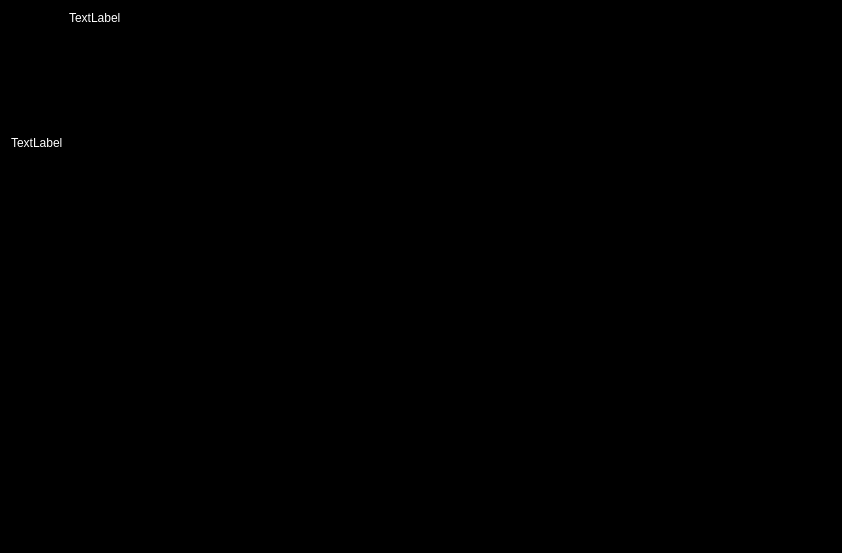
<?xml version="1.0" encoding="UTF-8"?>
<ui version="4.0">
 <class>BoardWindow</class>
 <widget class="QDialog" name="BoardWindow">
  <property name="geometry">
   <rect>
    <x>0</x>
    <y>0</y>
    <width>842</width>
    <height>553</height>
   </rect>
  </property>
  <property name="palette">
   <palette>
    <active>
     <colorrole role="WindowText">
      <brush brushstyle="SolidPattern">
       <color alpha="255">
        <red>255</red>
        <green>255</green>
        <blue>255</blue>
       </color>
      </brush>
     </colorrole>
     <colorrole role="Button">
      <brush brushstyle="SolidPattern">
       <color alpha="255">
        <red>0</red>
        <green>0</green>
        <blue>0</blue>
       </color>
      </brush>
     </colorrole>
     <colorrole role="Light">
      <brush brushstyle="SolidPattern">
       <color alpha="255">
        <red>0</red>
        <green>0</green>
        <blue>0</blue>
       </color>
      </brush>
     </colorrole>
     <colorrole role="Midlight">
      <brush brushstyle="SolidPattern">
       <color alpha="255">
        <red>0</red>
        <green>0</green>
        <blue>0</blue>
       </color>
      </brush>
     </colorrole>
     <colorrole role="Dark">
      <brush brushstyle="SolidPattern">
       <color alpha="255">
        <red>0</red>
        <green>0</green>
        <blue>0</blue>
       </color>
      </brush>
     </colorrole>
     <colorrole role="Mid">
      <brush brushstyle="SolidPattern">
       <color alpha="255">
        <red>0</red>
        <green>0</green>
        <blue>0</blue>
       </color>
      </brush>
     </colorrole>
     <colorrole role="Text">
      <brush brushstyle="SolidPattern">
       <color alpha="255">
        <red>255</red>
        <green>255</green>
        <blue>255</blue>
       </color>
      </brush>
     </colorrole>
     <colorrole role="ButtonText">
      <brush brushstyle="SolidPattern">
       <color alpha="255">
        <red>255</red>
        <green>255</green>
        <blue>255</blue>
       </color>
      </brush>
     </colorrole>
     <colorrole role="Base">
      <brush brushstyle="SolidPattern">
       <color alpha="255">
        <red>0</red>
        <green>0</green>
        <blue>0</blue>
       </color>
      </brush>
     </colorrole>
     <colorrole role="Window">
      <brush brushstyle="SolidPattern">
       <color alpha="255">
        <red>0</red>
        <green>0</green>
        <blue>0</blue>
       </color>
      </brush>
     </colorrole>
     <colorrole role="PlaceholderText">
      <brush brushstyle="SolidPattern">
       <color alpha="128">
        <red>255</red>
        <green>255</green>
        <blue>255</blue>
       </color>
      </brush>
     </colorrole>
    </active>
    <inactive>
     <colorrole role="WindowText">
      <brush brushstyle="SolidPattern">
       <color alpha="255">
        <red>255</red>
        <green>255</green>
        <blue>255</blue>
       </color>
      </brush>
     </colorrole>
     <colorrole role="Button">
      <brush brushstyle="SolidPattern">
       <color alpha="255">
        <red>0</red>
        <green>0</green>
        <blue>0</blue>
       </color>
      </brush>
     </colorrole>
     <colorrole role="Light">
      <brush brushstyle="SolidPattern">
       <color alpha="255">
        <red>0</red>
        <green>0</green>
        <blue>0</blue>
       </color>
      </brush>
     </colorrole>
     <colorrole role="Midlight">
      <brush brushstyle="SolidPattern">
       <color alpha="255">
        <red>0</red>
        <green>0</green>
        <blue>0</blue>
       </color>
      </brush>
     </colorrole>
     <colorrole role="Dark">
      <brush brushstyle="SolidPattern">
       <color alpha="255">
        <red>0</red>
        <green>0</green>
        <blue>0</blue>
       </color>
      </brush>
     </colorrole>
     <colorrole role="Mid">
      <brush brushstyle="SolidPattern">
       <color alpha="255">
        <red>0</red>
        <green>0</green>
        <blue>0</blue>
       </color>
      </brush>
     </colorrole>
     <colorrole role="Text">
      <brush brushstyle="SolidPattern">
       <color alpha="255">
        <red>255</red>
        <green>255</green>
        <blue>255</blue>
       </color>
      </brush>
     </colorrole>
     <colorrole role="ButtonText">
      <brush brushstyle="SolidPattern">
       <color alpha="255">
        <red>255</red>
        <green>255</green>
        <blue>255</blue>
       </color>
      </brush>
     </colorrole>
     <colorrole role="Base">
      <brush brushstyle="SolidPattern">
       <color alpha="255">
        <red>0</red>
        <green>0</green>
        <blue>0</blue>
       </color>
      </brush>
     </colorrole>
     <colorrole role="Window">
      <brush brushstyle="SolidPattern">
       <color alpha="255">
        <red>0</red>
        <green>0</green>
        <blue>0</blue>
       </color>
      </brush>
     </colorrole>
     <colorrole role="PlaceholderText">
      <brush brushstyle="SolidPattern">
       <color alpha="128">
        <red>255</red>
        <green>255</green>
        <blue>255</blue>
       </color>
      </brush>
     </colorrole>
    </inactive>
    <disabled>
     <colorrole role="WindowText">
      <brush brushstyle="SolidPattern">
       <color alpha="255">
        <red>0</red>
        <green>0</green>
        <blue>0</blue>
       </color>
      </brush>
     </colorrole>
     <colorrole role="Button">
      <brush brushstyle="SolidPattern">
       <color alpha="255">
        <red>0</red>
        <green>0</green>
        <blue>0</blue>
       </color>
      </brush>
     </colorrole>
     <colorrole role="Light">
      <brush brushstyle="SolidPattern">
       <color alpha="255">
        <red>0</red>
        <green>0</green>
        <blue>0</blue>
       </color>
      </brush>
     </colorrole>
     <colorrole role="Midlight">
      <brush brushstyle="SolidPattern">
       <color alpha="255">
        <red>0</red>
        <green>0</green>
        <blue>0</blue>
       </color>
      </brush>
     </colorrole>
     <colorrole role="Dark">
      <brush brushstyle="SolidPattern">
       <color alpha="255">
        <red>0</red>
        <green>0</green>
        <blue>0</blue>
       </color>
      </brush>
     </colorrole>
     <colorrole role="Mid">
      <brush brushstyle="SolidPattern">
       <color alpha="255">
        <red>0</red>
        <green>0</green>
        <blue>0</blue>
       </color>
      </brush>
     </colorrole>
     <colorrole role="Text">
      <brush brushstyle="SolidPattern">
       <color alpha="255">
        <red>0</red>
        <green>0</green>
        <blue>0</blue>
       </color>
      </brush>
     </colorrole>
     <colorrole role="ButtonText">
      <brush brushstyle="SolidPattern">
       <color alpha="255">
        <red>0</red>
        <green>0</green>
        <blue>0</blue>
       </color>
      </brush>
     </colorrole>
     <colorrole role="Base">
      <brush brushstyle="SolidPattern">
       <color alpha="255">
        <red>0</red>
        <green>0</green>
        <blue>0</blue>
       </color>
      </brush>
     </colorrole>
     <colorrole role="Window">
      <brush brushstyle="SolidPattern">
       <color alpha="255">
        <red>0</red>
        <green>0</green>
        <blue>0</blue>
       </color>
      </brush>
     </colorrole>
     <colorrole role="PlaceholderText">
      <brush brushstyle="SolidPattern">
       <color alpha="128">
        <red>255</red>
        <green>255</green>
        <blue>255</blue>
       </color>
      </brush>
     </colorrole>
    </disabled>
   </palette>
  </property>
  <property name="windowTitle">
   <string>Dialog</string>
  </property>
  <layout class="QVBoxLayout" name="verticalLayout_3">
   <item>
    <layout class="QHBoxLayout" name="horizontalLayout">
     <item>
      <layout class="QVBoxLayout" name="verticalLayout_4">
       <item>
        <widget class="QLabel" name="label_2">
         <property name="text">
          <string>TextLabel</string>
         </property>
        </widget>
       </item>
       <item>
        <widget class="QFrame" name="frame">
         <property name="frameShape">
          <enum>QFrame::StyledPanel</enum>
         </property>
         <property name="frameShadow">
          <enum>QFrame::Raised</enum>
         </property>
        </widget>
       </item>
      </layout>
     </item>
     <item>
      <layout class="QVBoxLayout" name="verticalLayout_5">
       <item>
        <widget class="QLabel" name="label">
         <property name="text">
          <string>TextLabel</string>
         </property>
        </widget>
       </item>
       <item>
        <widget class="QListView" name="listView"/>
       </item>
      </layout>
     </item>
    </layout>
   </item>
  </layout>
 </widget>
 <resources/>
 <connections/>
</ui>
